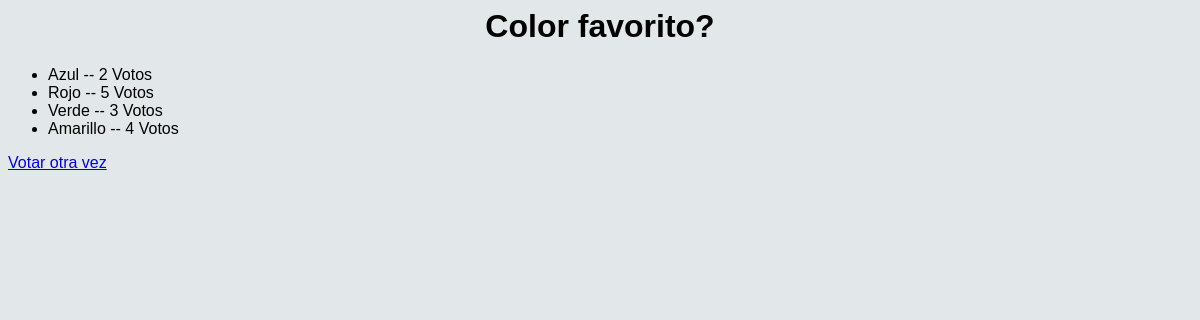
Before: /polls/1/resultados/ with the older database file.
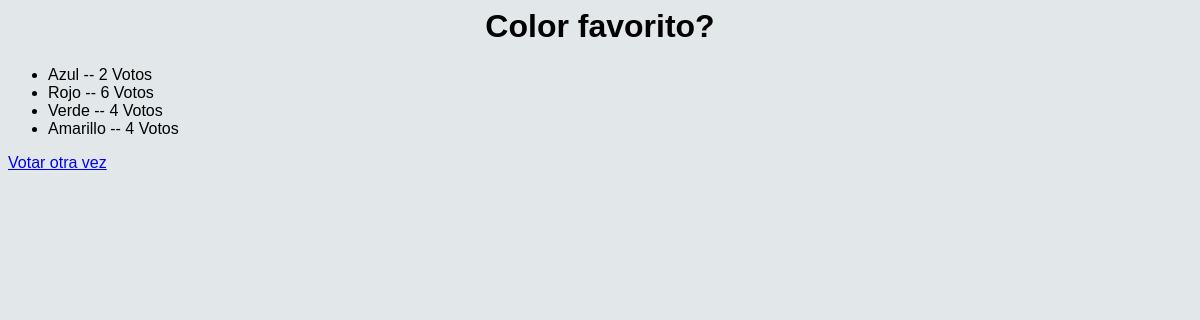
After: the same page with the newer database file.
### polls/models.py (models this page shows, shortened)
class Pregunta(models.Model):
    textoPregunta = models.CharField(max_length=250)
    fechaPublicacion = models.DateTimeField('date published')

class Eleccion(models.Model):
    pregunta = models.ForeignKey(Pregunta, on_delete=models.CASCADE)
    textoEleccion = models.CharField(max_length=250)
    votos = models.IntegerField(default=0)

### polls/views.py (the view)
# urls.py: path('<int:pregunta_id>/resultados/', views.resultados, name='resultados'),
def resultados(request, pregunta_id):
    pregunta = get_object_or_404(Pregunta, pk=pregunta_id)
    return render(request, 'polls/resultados.html', {'pregunta': pregunta})

### polls/templates/polls/resultados.html
{% load static %}
<link rel="stylesheet" href="{% static 'polls/style.css' %}">
<h1>{{ pregunta.textoPregunta }}</h1>
<ul>
{% for eleccion in pregunta.eleccion_set.all %}
    <li>{{ eleccion.textoEleccion }} -- {{ eleccion.votos }} Voto{{ eleccion.votos|pluralize }}</li>
{% endfor %}
</ul>
<a href="{% url 'polls:detalles' pregunta.id %}">Votar otra vez</a>

### polls/static/polls/style.css (style rules this page uses)
h1 { display: flex; justify-content: center; font-family: Arial, Helvetica, sans-serif; }

Changed rows visible on the page:
changed Eleccion "Rojo": votos "5" → "6"
changed Eleccion "Verde": votos "3" → "4"
